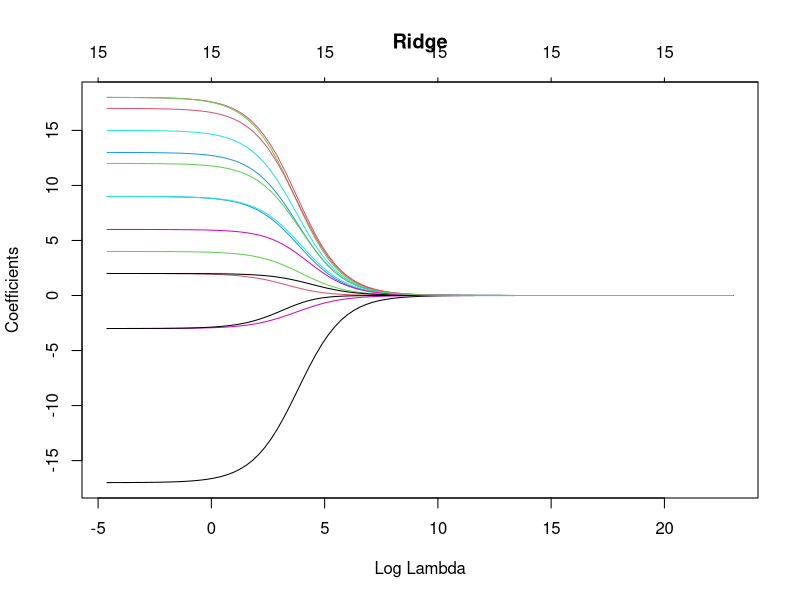
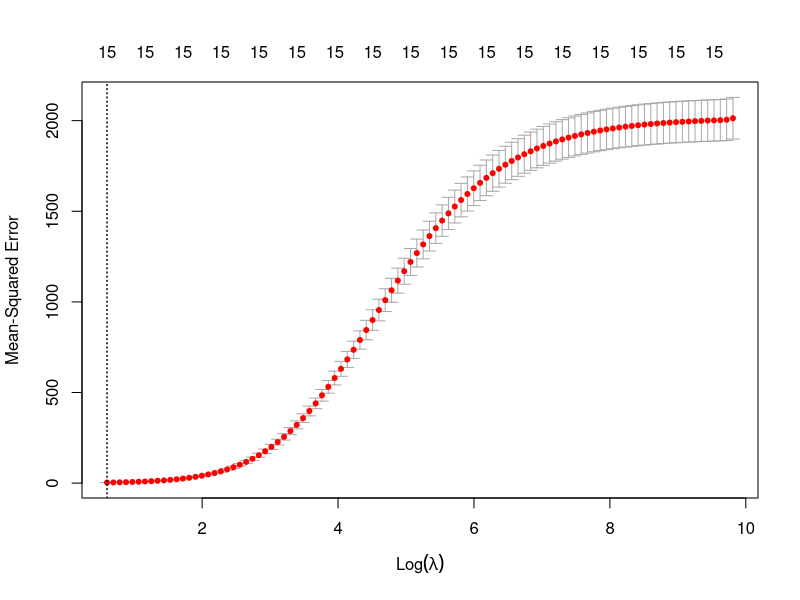
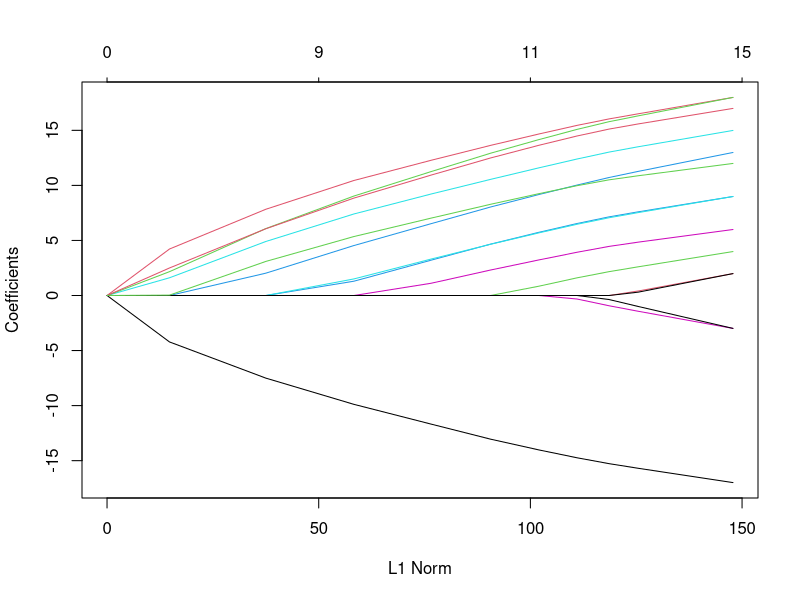
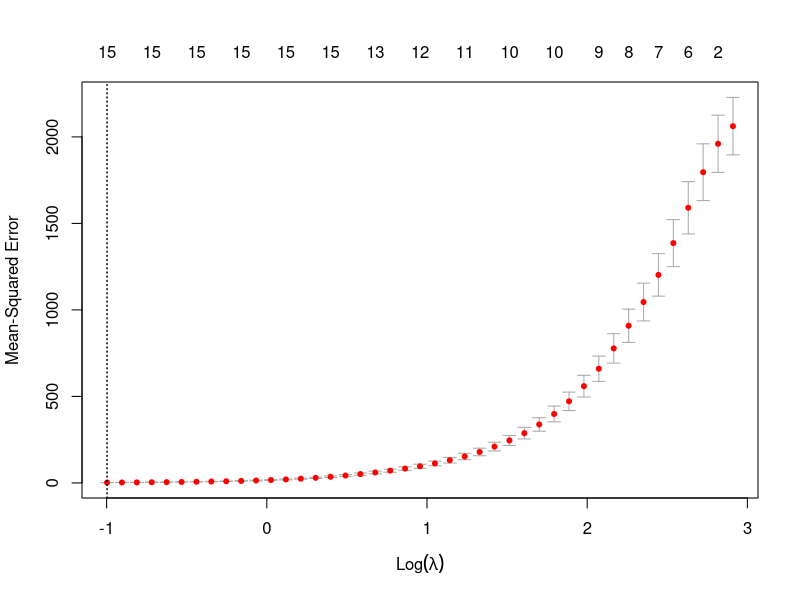
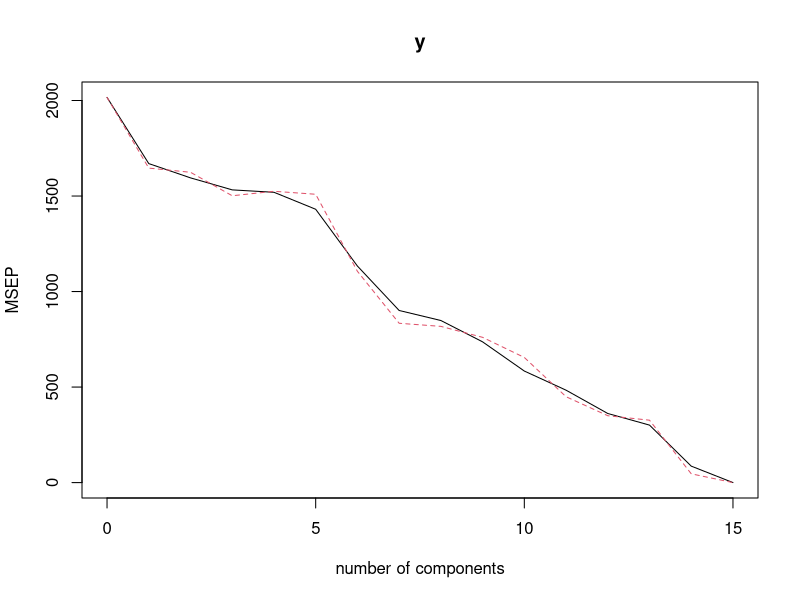
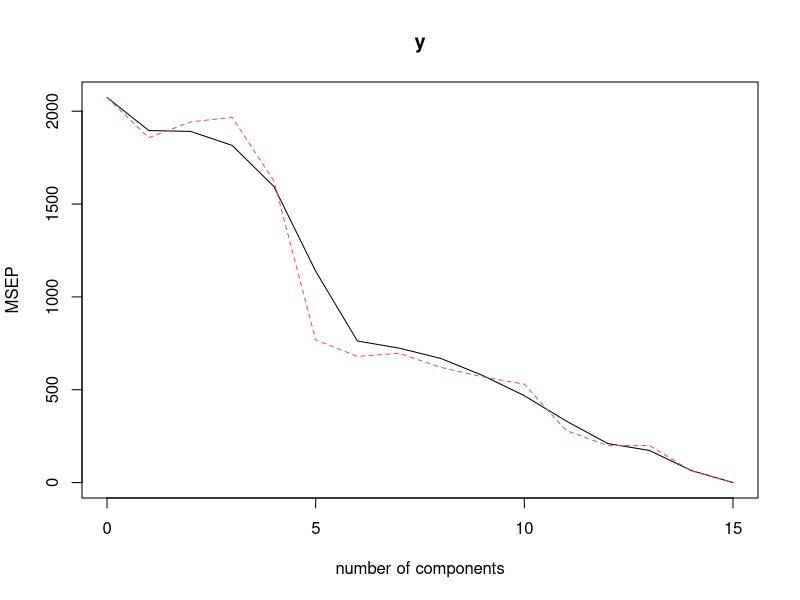
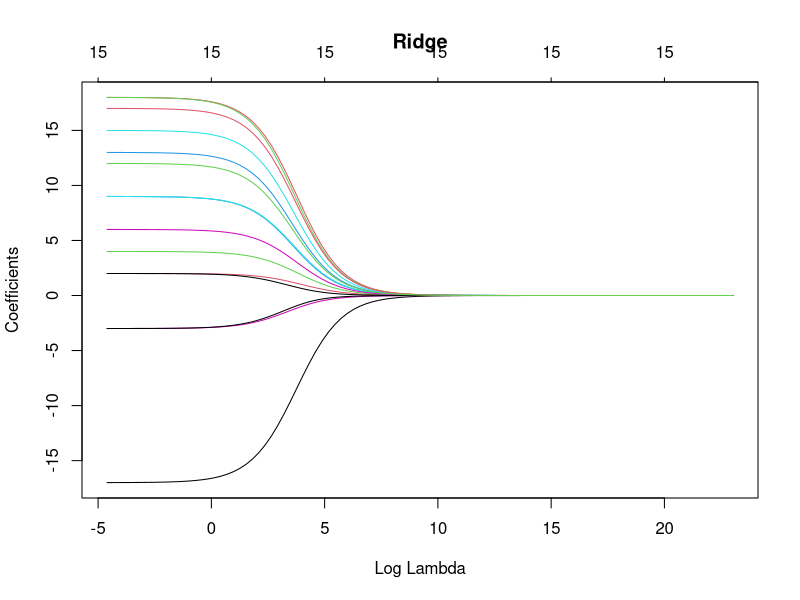
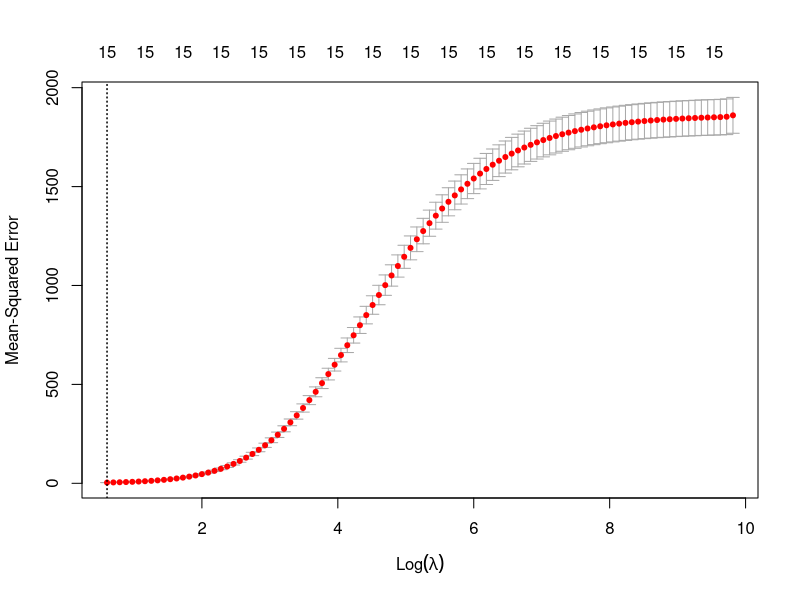

R code for these plots, in order:
library(glmnet)

# scene 1 updated
set.seed(1000)
beta<- sample(setdiff(-20:20,0),15,replace = TRUE)
beta<-as.matrix(beta)
beta<-t(beta)

# set.seed(1000)
# beta<- sample(setdiff(-5.00:5.00,0),15,replace = TRUE)
# beta<-as.matrix(beta)
# beta<-t(beta)


#Problem 1

#making 15 random mean and std 
Mymean<- sample(15,replace = FALSE)
Mystd<-sample(15,replace = FALSE)

data.ex1<-matrix(NA,15,1000)

# making predictors
 i=1
# 
# while (i < 16){
#   data.ex1[i,]<- rnorm(1000,Mymean[i],Mystd[i])
#   i<-i+1
# }

Mymean<-0
Mystd<-1

while (i < 16){
  data.ex1[i,]<- rnorm(1000,Mymean,Mystd)
  i<-i+1
}

# creating response
y<-beta%*%data.ex1
sigma1<-0.1*mean(y)
noise1<-rnorm(1000,0,sigma1^2)
y<-y+noise1

# Transposing data.ex1 and y
data.ex1<-t(data.ex1)
y<-t(y)

#############################################################################################################
#Creating training and test datasets

data <-as.data.frame(cbind(y,data.ex1))
names(data)[1]<-"y"

X<-model.matrix(y~.,data=data)[,-1]
y<-data$y
grid <- 10^seq(10,-2,length=100)

set.seed(2)
train<-sample(1:nrow(X), nrow(X)*0.7)
test<-(-train)

y.test<-y[test]


###################################################################################################
# Ridge

ridge_model <- glmnet(X, y, alpha=0, lambda=grid)
plot(ridge_model, xvar = "lambda", main = "Ridge")
ridge_model_cv <- cv.glmnet(X,y, alpha=0)
plot(ridge_model_cv)

ridge_model_train <- glmnet(X[train,],y[train],alpha=0,
                            lambda=grid,thresh=1e-12)
ridge_pred <- predict(ridge_model_train, s=ridge_model_cv$lambda.min,
                      newx=X[test,])
ridgemse_1<-mean((ridge_pred-y.test)^2)
###################################################################################################
# LASSO Regression

lasso.mod=glmnet(X[train,],y[train],alpha=1,lambda=grid)
plot(lasso.mod)

cv.out=cv.glmnet(X[train,],y[train],alpha=1)
plot(cv.out)
bestlam=cv.out$lambda.min
lasso.pred=predict(lasso.mod,s=bestlam,newx=X[test,])
lassomse_1<-mean((lasso.pred-y.test)^2)

out=glmnet(X,y,alpha=1,lambda=grid)
lasso.coef=predict(out,type="coefficients",s=bestlam)
lasso.coef<-lasso.coef [which(rowSums(lasso.coef) > 0), ]
lasso.coef<-as.data.frame(t(lasso.coef))
lasso.coef.names<-names(lasso.coef)
lassonames<-lasso.coef.names
###################################################################################################
# Principle Component

library(pls)
pcr.fit=pcr(y~.,data=data, scale=TRUE, validation="CV")

summary(pcr.fit)

validationplot(pcr.fit,val.type = "MSEP")

pcr.fit=pcr(y~., data=data, subset=train,scale=TRUE,validation="CV")
validationplot(pcr.fit,val.type="MSEP")

pcr.pred=predict(pcr.fit,X[test,],ncomp=15)
pcrmse_1<-mean((pcr.pred-y.test)^2)

pcr.fit=pcr(y~X,scale=TRUE,ncomp=15)
summary(pcr.fit)

###################################################################################################
# partial

pls_train <- plsr(y[train]~ X[train,], scale=TRUE, validation="CV")
summary(pls_train)
pls.pred <-predict(pls_train, X[test,],ncomp=6)
plsmse_1<-mean((pls.pred-y.test)^2)

###################################################################################################
# least square

linear_reg_train <- lm(y~.,data=data,subset = train)
linear_pred <- predict(linear_reg_train, newdata=as.data.frame(X[test,]))
lsmse_1<-mean((linear_pred-y.test)^2)
###################################################################################################

print(paste0("Ridge MSE is ",ridgemse_1))
print(paste0("Lasso MSE is ",lassomse_1))
print(paste0("PCR MSE is ",pcrmse_1))
print(paste0("PLS MSE is ",plsmse_1))
print(paste0("Least Squares MSE is ",lsmse_1))

##Order of MSE least to greatest: Ridge, Lasso, PCR, PLS, Least Squares.##

#Problem 2

#making 15 random mean and std 
Mymean<- sample(15,replace = FALSE)
Mystd<-sample(15,replace = FALSE)

data.ex1<-matrix(NA,15,1000)

# making predictors
i=1
# 
# while (i < 16){
#   data.ex1[i,]<- rnorm(1000,Mymean[i],Mystd[i])
#   i<-i+1
# }

Mymean<-0
Mystd<-1

while (i < 16){
  data.ex1[i,]<- rnorm(1000,Mymean,Mystd)
  i<-i+1
}


# creating response
y<-beta%*%data.ex1
sigma2<-0.2*mean(y)
noise2<-rnorm(1000,0,sigma2^2)
y<-y+noise2

# Transposing data.ex1 and y
data.ex1<-t(data.ex1)
y<-t(y)

#############################################################################################################
#Creating training and test datasets

data <-as.data.frame(cbind(y,data.ex1))
names(data)[1]<-"y"

X<-model.matrix(y~.,data=data)[,-1]
y<-data$y
grid <- 10^seq(10,-2,length=100)

set.seed(2)
train<-sample(1:nrow(X), nrow(X)*0.7)
test<-(-train)

y.test<-y[test]


###################################################################################################
# Ridge

ridge_model <- glmnet(X, y, alpha=0, lambda=grid)
plot(ridge_model, xvar = "lambda", main = "Ridge")
ridge_model_cv <- cv.glmnet(X,y, alpha=0)
plot(ridge_model_cv)

ridge_model_train <- glmnet(X[train,],y[train],alpha=0,
                            lambda=grid,thresh=1e-12)
ridge_pred <- predict(ridge_model_train, s=ridge_model_cv$lambda.min,
                      newx=X[test,])
ridgemse_2<-mean((ridge_pred-y.test)^2)
###################################################################################################
# LASSO Regression

lasso.mod=glmnet(X[train,],y[train],alpha=1,lambda=grid)
plot(lasso.mod)

cv.out=cv.glmnet(X[train,],y[train],alpha=1)
plot(cv.out)
bestlam=cv.out$lambda.min
lasso.pred=predict(lasso.mod,s=bestlam,newx=X[test,])
lassomse_2<-mean((lasso.pred-y.test)^2)

out=glmnet(X,y,alpha=1,lambda=grid)
lasso.coef=predict(out,type="coefficients",s=bestlam)
lasso.coef<-lasso.coef [which(rowSums(lasso.coef) > 0), ]
lasso.coef<-as.data.frame(t(lasso.coef))
lasso.coef.names<-names(lasso.coef)
lassonames<-lasso.coef.names
###################################################################################################
# Principle Component

library(pls)
pcr.fit=pcr(y~.,data=data, scale=TRUE, validation="CV")

summary(pcr.fit)

validationplot(pcr.fit,val.type = "MSEP")

pcr.fit=pcr(y~., data=data, subset=train,scale=TRUE,validation="CV")
validationplot(pcr.fit,val.type="MSEP")

pcr.pred=predict(pcr.fit,X[test,],ncomp=15)
pcrmse_2<-mean((pcr.pred-y.test)^2)

pcr.fit=pcr(y~X,scale=TRUE,ncomp=15)
summary(pcr.fit)

###################################################################################################
# partial

pls_train <- plsr(y[train]~ X[train,], scale=TRUE, validation="CV")
summary(pls_train)
pls.pred <-predict(pls_train, X[test,],ncomp=6)
plsmse_2<-mean((pls.pred-y.test)^2)

###################################################################################################
# least square

linear_reg_train <- lm(y~.,data=data,subset = train)
linear_pred <- predict(linear_reg_train, newdata=as.data.frame(X[test,]))
lsmse_2<-mean((linear_pred-y.test)^2)
###################################################################################################

print(paste0("Ridge MSE is ",ridgemse_2))
print(paste0("Lasso MSE is ",lassomse_2))
print(paste0("PCR MSE is ",pcrmse_2))
print(paste0("PLS MSE is ",plsmse_2))
print(paste0("Least Squares MSE is ",lsmse_2))

##Order of MSE least to greatest: Ridge, Lasso, PLS, Least Squares, PCR.##

#Problem 3

#making 15 random mean and std 
Mymean<- sample(15,replace = FALSE)
Mystd<-sample(15,replace = FALSE)

data.ex1<-matrix(NA,15,1000)

# making predictors
i=1
# 
# while (i < 16){
#   data.ex1[i,]<- rnorm(1000,Mymean[i],Mystd[i])
#   i<-i+1
# }

Mymean<-0
Mystd<-1

while (i < 16){
  data.ex1[i,]<- rnorm(1000,Mymean,Mystd)
  i<-i+1
}


# creating response
y<-beta%*%data.ex1
sigma3<-0.4*mean(y)
noise3<-rnorm(1000,0,sigma3^2)
y<-y+noise3

# Transposing data.ex1 and y
data.ex1<-t(data.ex1)
y<-t(y)

#############################################################################################################
#Creating training and test datasets

data <-as.data.frame(cbind(y,data.ex1))
names(data)[1]<-"y"

X<-model.matrix(y~.,data=data)[,-1]
y<-data$y
grid <- 10^seq(10,-2,length=100)

set.seed(2)
train<-sample(1:nrow(X), nrow(X)*0.7)
test<-(-train)

y.test<-y[test]


###################################################################################################
# Ridge

ridge_model <- glmnet(X, y, alpha=0, lambda=grid)
plot(ridge_model, xvar = "lambda", main = "Ridge")
ridge_model_cv <- cv.glmnet(X,y, alpha=0)
plot(ridge_model_cv)

ridge_model_train <- glmnet(X[train,],y[train],alpha=0,
                            lambda=grid,thresh=1e-12)
ridge_pred <- predict(ridge_model_train, s=ridge_model_cv$lambda.min,
                      newx=X[test,])
ridgemse_3<-mean((ridge_pred-y.test)^2)
###################################################################################################
# LASSO Regression

lasso.mod=glmnet(X[train,],y[train],alpha=1,lambda=grid)
plot(lasso.mod)

cv.out=cv.glmnet(X[train,],y[train],alpha=1)
plot(cv.out)
bestlam=cv.out$lambda.min
lasso.pred=predict(lasso.mod,s=bestlam,newx=X[test,])
lassomse_3<-mean((lasso.pred-y.test)^2)

out=glmnet(X,y,alpha=1,lambda=grid)
lasso.coef=predict(out,type="coefficients",s=bestlam)
lasso.coef<-lasso.coef [which(rowSums(lasso.coef) > 0), ]
lasso.coef<-as.data.frame(t(lasso.coef))
lasso.coef.names<-names(lasso.coef)
lassonames<-lasso.coef.names
###################################################################################################
# Principle Component

library(pls)
pcr.fit=pcr(y~.,data=data, scale=TRUE, validation="CV")

summary(pcr.fit)

validationplot(pcr.fit,val.type = "MSEP")

pcr.fit=pcr(y~., data=data, subset=train,scale=TRUE,validation="CV")
validationplot(pcr.fit,val.type="MSEP")

pcr.pred=predict(pcr.fit,X[test,],ncomp=15)
pcrmse_3<-mean((pcr.pred-y.test)^2)

pcr.fit=pcr(y~X,scale=TRUE,ncomp=15)
summary(pcr.fit)

###################################################################################################
# partial

pls_train <- plsr(y[train]~ X[train,], scale=TRUE, validation="CV")
summary(pls_train)
pls.pred <-predict(pls_train, X[test,],ncomp=6)
plsmse_3<-mean((pls.pred-y.test)^2)

###################################################################################################
# least square

linear_reg_train <- lm(y~.,data=data,subset = train)
linear_pred <- predict(linear_reg_train, newdata=as.data.frame(X[test,]))
lsmse_3<-mean((linear_pred-y.test)^2)
###################################################################################################

print(paste0("Ridge MSE is ",ridgemse_3))
print(paste0("Lasso MSE is ",lassomse_3))
print(paste0("PCR MSE is ",pcrmse_3))
print(paste0("PLS MSE is ",plsmse_3))
print(paste0("Least Squares MSE is ",lsmse_3))

##Order of MSE least to greatest: Ridge, Lasso, PLS, Least Squares, PCR.##
